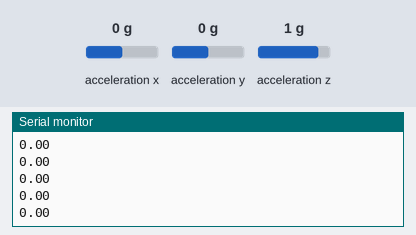
Simulated run of this sketch. Board: Arduino Nano 33 IoT. Parts: the last lines printed to the serial monitor. The test bench sets the inputs (shaded band); at power-on: acceleration x 0 g, acceleration y 0 g, acceleration z 1 g. Nothing arrives over Bluetooth unless stated; a phone connects over Bluetooth LE 3 s after start.

Above: at 3.8 s.
3.9 s: acceleration x set to -1.4 g
At 4.5 s:
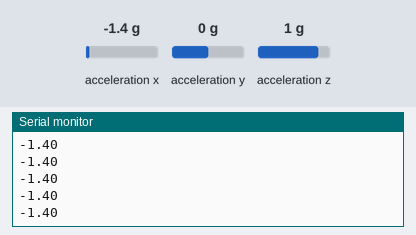
5.4 s: acceleration x set to -0.8 g
At 6.2 s:
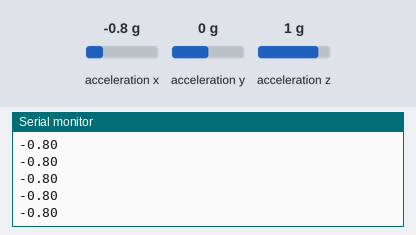
Timing chart, 0 to 6.5 s (numbered marks = the images above; inputs shaded):
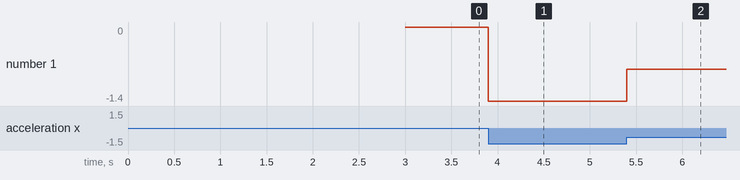

Measured:
- after the input at 3.9 s, the serial monitor: prints a new line at once (image 1)
- after the input at 5.4 s, the serial monitor: prints a new line at once (image 2)
- plotted number 1: 0 → -1.4 after the input at 3.9 s, -1.4 → -0.8 after the input at 5.4 s

The sketch:

M5P2.ino
```cpp
/*
Code template for setting up Serial, IMU, Bluetooth taken from example at https://github.com/ucla-hci/m119/blob/main/m2b_peripheral/m2b_peripheral.ino
Used to ensure overall code is structured well, uses ArduinoBLE correctly and is consistent with the Noble/Node.js server example.
*/

#include <ArduinoBLE.h>
#include <Arduino_LSM6DS3.h>

#define BLE_UUID_ACCELEROMETER_SERVICE "23333333333333333333333333333337"
#define BLE_UUID_ACCELEROMETER_DATA "23333333333333333333333333330001"

#define BLE_DEVICE_NAME "Zehua2"
#define BLE_LOCAL_NAME "Zehua2"

BLEService accelerometerService(BLE_UUID_ACCELEROMETER_SERVICE);
BLEFloatCharacteristic accelerometerCharacteristicData(BLE_UUID_ACCELEROMETER_DATA, BLERead | BLENotify);

float x, y, z;

void setup() {
  // put your setup code here, to run once:
  Serial.begin(300);
  while (!Serial);

  if (!IMU.begin()){
    Serial.println("Failed to initialize IMU!");
    while(1);
  }

  if (!BLE.begin()) {
    Serial.println("Starting Bluetooth® Low Energy module failed!");
    while (1);
  }


  BLE.setLocalName(BLE_LOCAL_NAME);
  BLE.setDeviceName("Zehua");
  BLE.setAdvertisedService(accelerometerService);
  accelerometerService.addCharacteristic(accelerometerCharacteristicData);
  BLE.addService(accelerometerService);

  BLE.advertise();
  Serial.println("Advertising!");

}

void loop() {
  // put your main code here, to run repeatedly:
  BLEDevice central = BLE.central();
  if (central) {
    Serial.println("Connected to central");
    Serial.println(central.address());

  }
  while (central.connected()) {
    if (IMU.accelerationAvailable()) {
      IMU.readAcceleration(x, y, z);
    }
    accelerometerCharacteristicData.writeValue(x);
    Serial.println(x);
  }

}
```
